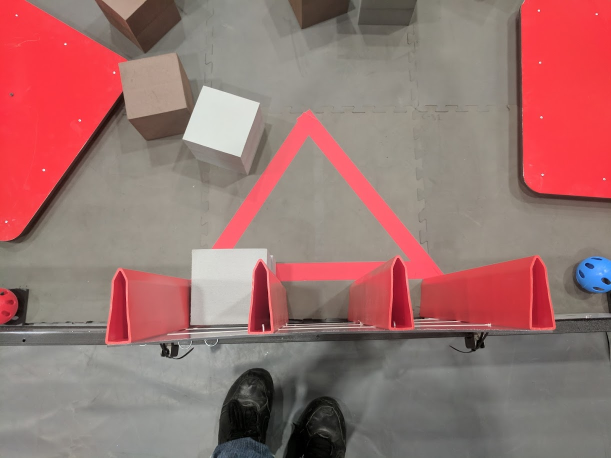
#> input picture images/glyphs/IMG_20170909_092410.jpg, 1222 x 916 px (shown at 1/2 size); its folder holds only this picture in this run
$ python OLD_DetectLightGlyphs.py   (older library calls are emulated)
#> lines starting #> are read from the running program, lines starting #| are printed output that depends on the picture; after the words box and inside, x2 and y2 are one past the last pixel; in counts of white or black regions, pixels touching at a corner belong together
import cv2
import numpy


def Process(raw):
    raw = cv2.resize(raw, (1280, 720))
    height, width = raw.shape[:2]
    grey = cv2.cvtColor(raw, cv2.COLOR_BGR2GRAY)
    grey = cv2.GaussianBlur(grey, (3, 3), 1)
    grey = cv2.bilateralFilter(grey, 11, 17, 17)
    edges = cv2.Canny(grey, 20, 50)
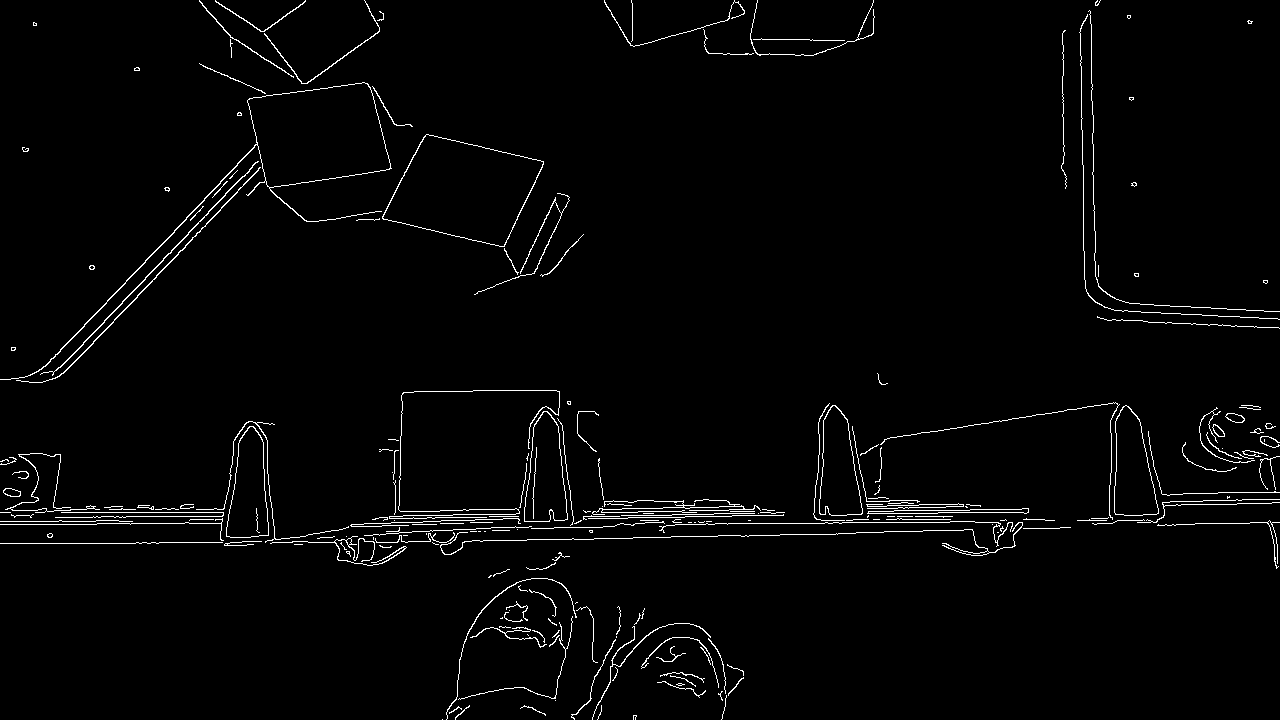
#> edges: shape (720, 1280); 2.1% white in thin lines or dots
    structure = cv2.getStructuringElement(cv2.MORPH_RECT, (45, 45))
    edges = cv2.morphologyEx(edges, cv2.MORPH_CLOSE, structure)
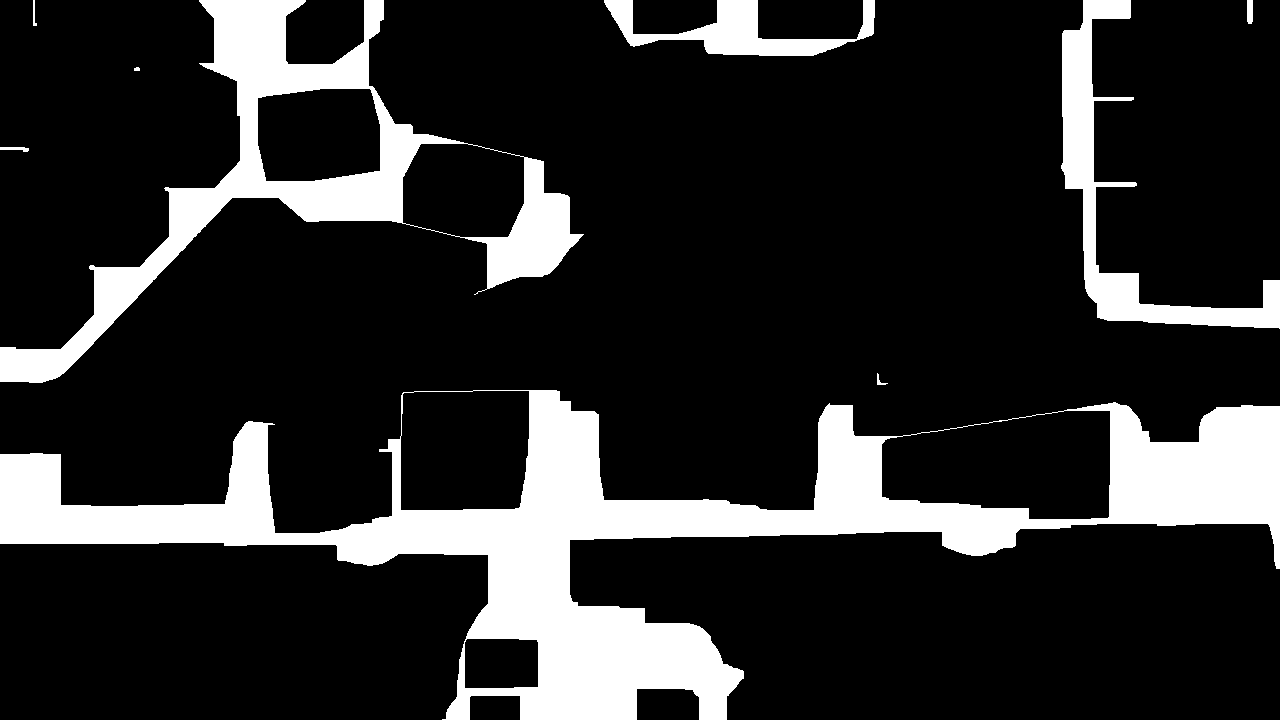
#> edges: shape (720, 1280); 17.2% white; 9 white regions

    img1, cnts, hq = cv2.findContours(edges.copy(), cv2.RETR_TREE, cv2.CHAIN_APPROX_SIMPLE)
#> cnts = 14 contours, 1 with area under 20; largest, box (x1, y1, x2, y2) and area: (0, 390, 1280, 720) 139388, (0, 0, 584, 383) 55216, (881, 410, 1111, 520) 19978, (400, 390, 530, 511) 14944, (1061, 0, 1280, 329) 12098; hq = 14 rows, first 6: [4, -1, 1, -1], [2, -1, -1, 0], [3, 1, -1, 0], [-1, 2, -1, 0], [5, 0, -1, -1], [6, 4, -1, -1]

    cnts = sorted(cnts, key=cv2.contourArea, reverse=True)[:10]
#> cnts = 10 contours; largest, box (x1, y1, x2, y2) and area: (0, 390, 1280, 720) 139388, (0, 0, 584, 383) 55216, (881, 410, 1111, 520) 19978, (400, 390, 530, 511) 14944, (1061, 0, 1280, 329) 12098
    screenCnt = None

    cubeMask = numpy.zeros((height, width), numpy.uint8)

    chosenRect = None
    chosenDistance = 10000
    for c in cnts:
        # approximate the contour


        peri = cv2.arcLength(c, True)
        approx = cv2.approxPolyDP(c, 0.02 * peri, True)

        # if our approximated contour has four points, then
        # we can assume that we have found our screen
        hullPoints = cv2.convexHull(c)
        cv2.polylines(raw, hullPoints, True, (0, 255, 255), 4)
        rect = cv2.boundingRect(c)

        x, y, w, h = rect
        if cv2.contourArea(c) >= 4000:
            if len(approx) <= 6 and len(approx) >= 4:

                if y > (height / 4):
                    cv2.drawContours(raw, [approx], -1, (255, 255, 0), 3)

                    center = rect[0] + (rect[2] / 2)
                    distance = (center - (width / 2))
                    distance = abs(distance)
                    cv2.circle(raw, (int(center), int(rect[1] + (rect[3] / 2))), 4, (0, 255, 255), 3)
                    cv2.putText(raw, str(distance), (int(center), int(rect[1] + (rect[3] / 2))), 1, 1.5,
                                (255, 255, 255), 2)

                    print("Distance: " + str(distance) + " vs " + str(chosenDistance))

                    if distance < chosenDistance:
                        print("CHOSEN!")
                        chosenRect = rect
                        chosenDistance = distance
#> this loop made 10 passes
#> (peri, approx, x, y, w, h, center, distance) on passes 3 to 4: (648.5, [[1110, 411], [1107, 518], [881, 496], [887, 438]], 881, 410, 230, 110, 996, 356), (485.7, [[529, 391], [518, 508], [400, 509], [404, 392]], 400, 390, 130, 121, 465, 175)
#> (printed output is left out)
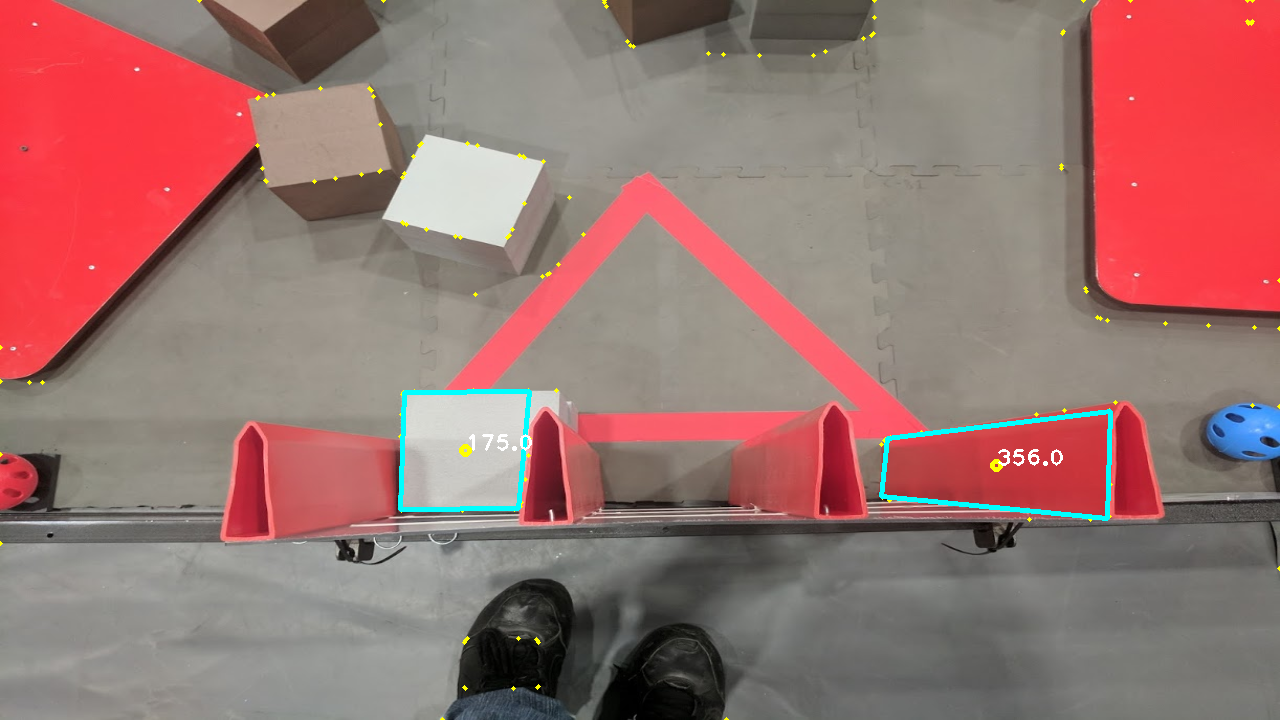
#> raw: shape (720, 1280, 3); mean B, G, R 112, 115.4, 153.7
#> after the loop, chosenDistance = 175


    (x, y, w, h) = chosenRect
#> x = 400; y = 390; w = 130; h = 121

    result = int(x + (w / 2))
#> result = 465

    cv2.rectangle(raw, (x, y), (x + w, y + h), (0, 255, 0), 5)
    cv2.putText(raw, "Chosen", (x + 10, y + int(h / 2) - 40), cv2.FONT_HERSHEY_COMPLEX, 0.8, (0, 255, 0), 2)

    cv2.putText(raw, "RESULT: " + str(result), (result, 30), 0, 1, (0, 255, 0), 1)
    cv2.line(raw, (result, 0), (result, 1000), (0, 255, 0), 3)
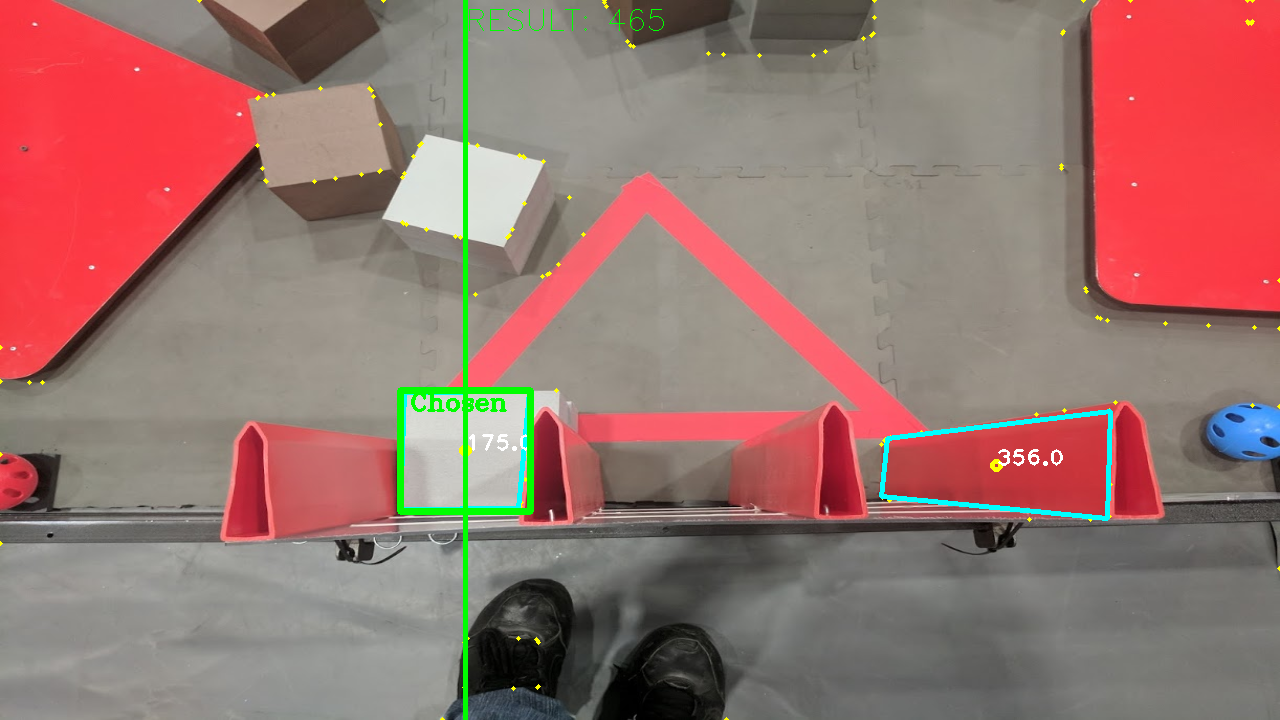
#> raw: shape (720, 1280, 3); mean B, G, R 110.6, 116.2, 152.5

    cv2.imshow("Raw", raw)

    cv2.imshow("Edges", edges)

    while (True):
        if cv2.waitKey(1) & 0xFF == ord('q'):
#> (key q is pressed here)
            break


import glob

for path in glob.glob("./images/glyphs/*.jpg"):
    Process(cv2.imread(path))

$ run again, on images/glyphs/IMG_20170909_101259.jpg
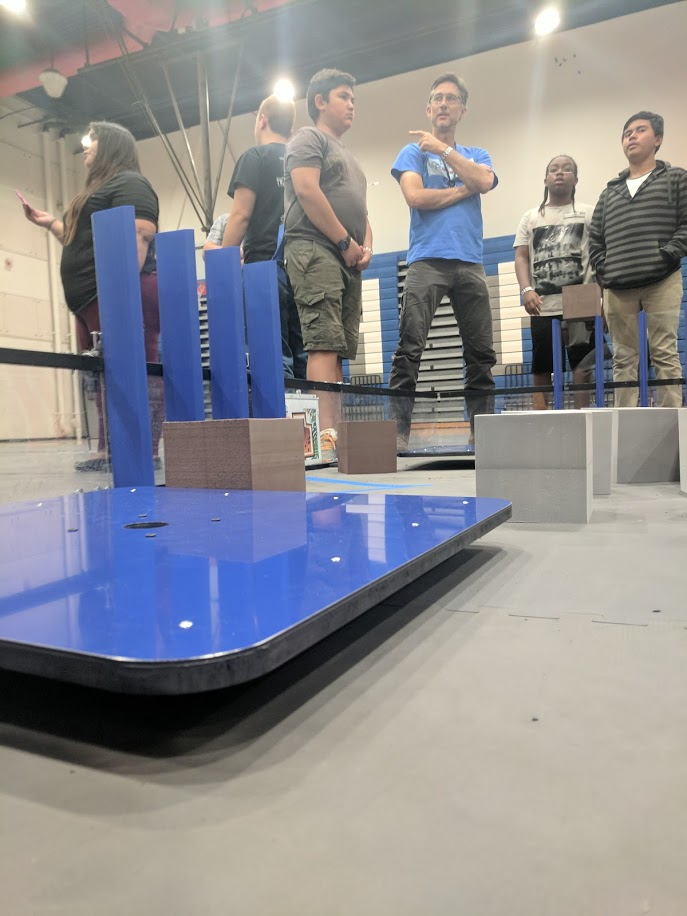
#> input picture images/glyphs/IMG_20170909_101259.jpg, 687 x 916 px
#> in Process, `edges = cv2.morphologyEx(edges, cv2.MORPH_CLOSE, structure)`:
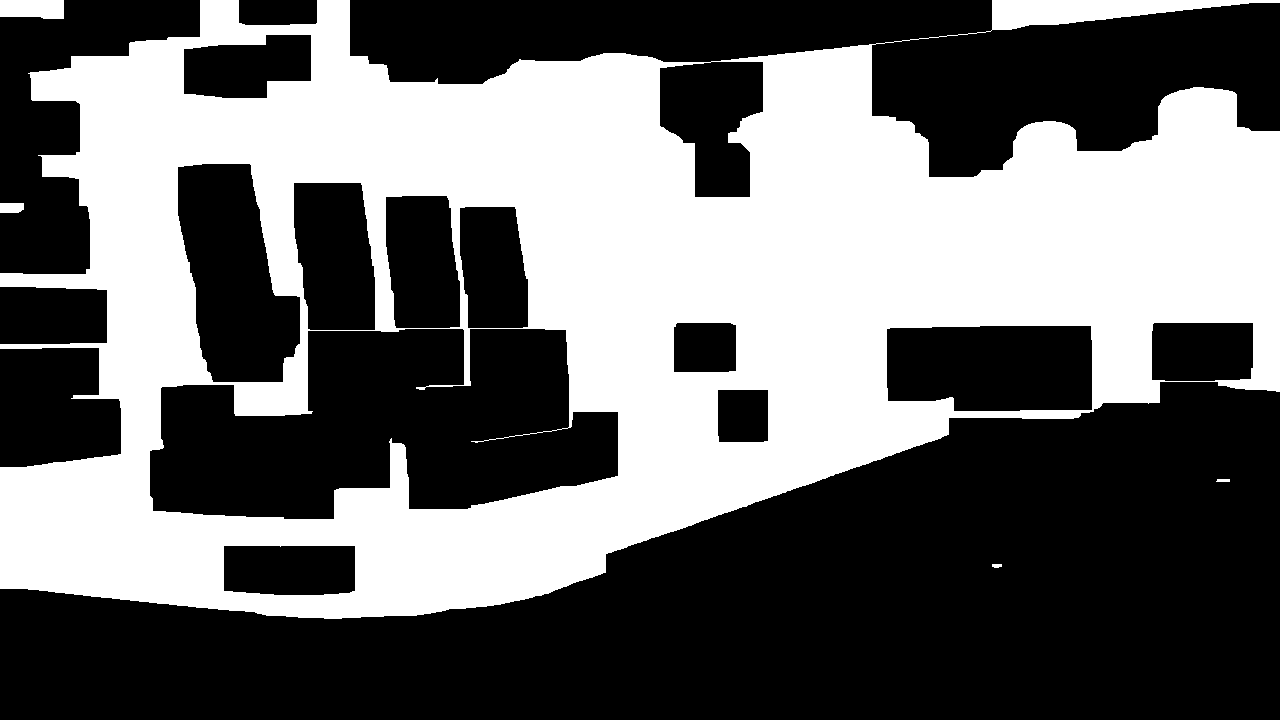
#> edges: shape (720, 1280); 41.7% white; 5 white regions
#> in Process, `img1, cnts, hq = cv2.findContours(edges.copy(), cv2.RETR_TREE, cv2.CHA..`: cnts = 17 contours; largest, box (x1, y1, x2, y2) and area: (0, 0, 1280, 619) 538850, (149, 328, 619, 520) 64518, (177, 163, 301, 383) 18628, (886, 325, 1093, 412) 16759, (293, 182, 376, 331) 10595; hq = 17 rows, first 6: [1, -1, -1, -1], [2, 0, -1, -1], [3, 1, -1, -1], [16, 2, 4, -1], [5, -1, -1, 3], [6, 4, -1, 3]
#> in Process, `cnts = sorted(cnts, key=cv2.contourArea, reverse=True)[:10]`: cnts = 10 contours; largest, box (x1, y1, x2, y2) and area: (0, 0, 1280, 619) 538850, (149, 328, 619, 520) 64518, (177, 163, 301, 383) 18628, (886, 325, 1093, 412) 16759, (293, 182, 376, 331) 10595
#> the loop in Process, `for c in cnts:` made 10 passes
#> (peri, approx, x, y, w, h, center, distance) on passes 4, 5, 7, 8: (582.6, [[886, 329], [1090, 325], [1092, 409], [888, 401]], 886, 325, 207, 87, 989.5, 349.5), (442.4, [[294, 182], [361, 183], [374, 330], [307, 328]], 293, 182, 83, 149, 334.5, 305.5), (399.6, [[386, 196], [447, 196], [459, 327], [395, 327]], 385, 195, 76, 134, 423, 217), (367.4, [[460, 207], [515, 207], [527, 327], [467, 327]], 459, 206, 70, 123, 494, 146)
#> (printed output is left out)
#> after the loop in Process, `for c in cnts:`: chosenDistance = 146
#> in Process, `(x, y, w, h) = chosenRect`: x = 459; y = 206; w = 70; h = 123
#> result = 494
#> in Process, `cv2.line(raw, (result, 0), (result, 1000), (0, 255, 0), 3)`:
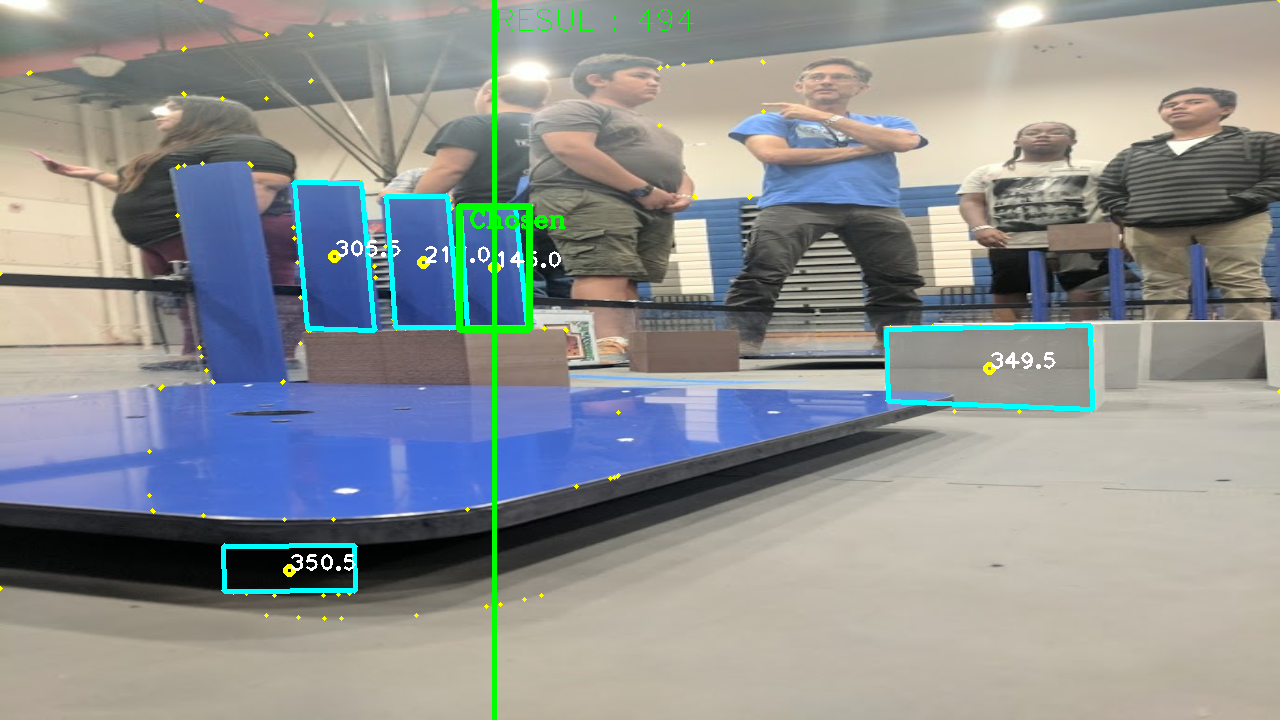
#> raw: shape (720, 1280, 3); mean B, G, R 144.9, 144.5, 140.6
